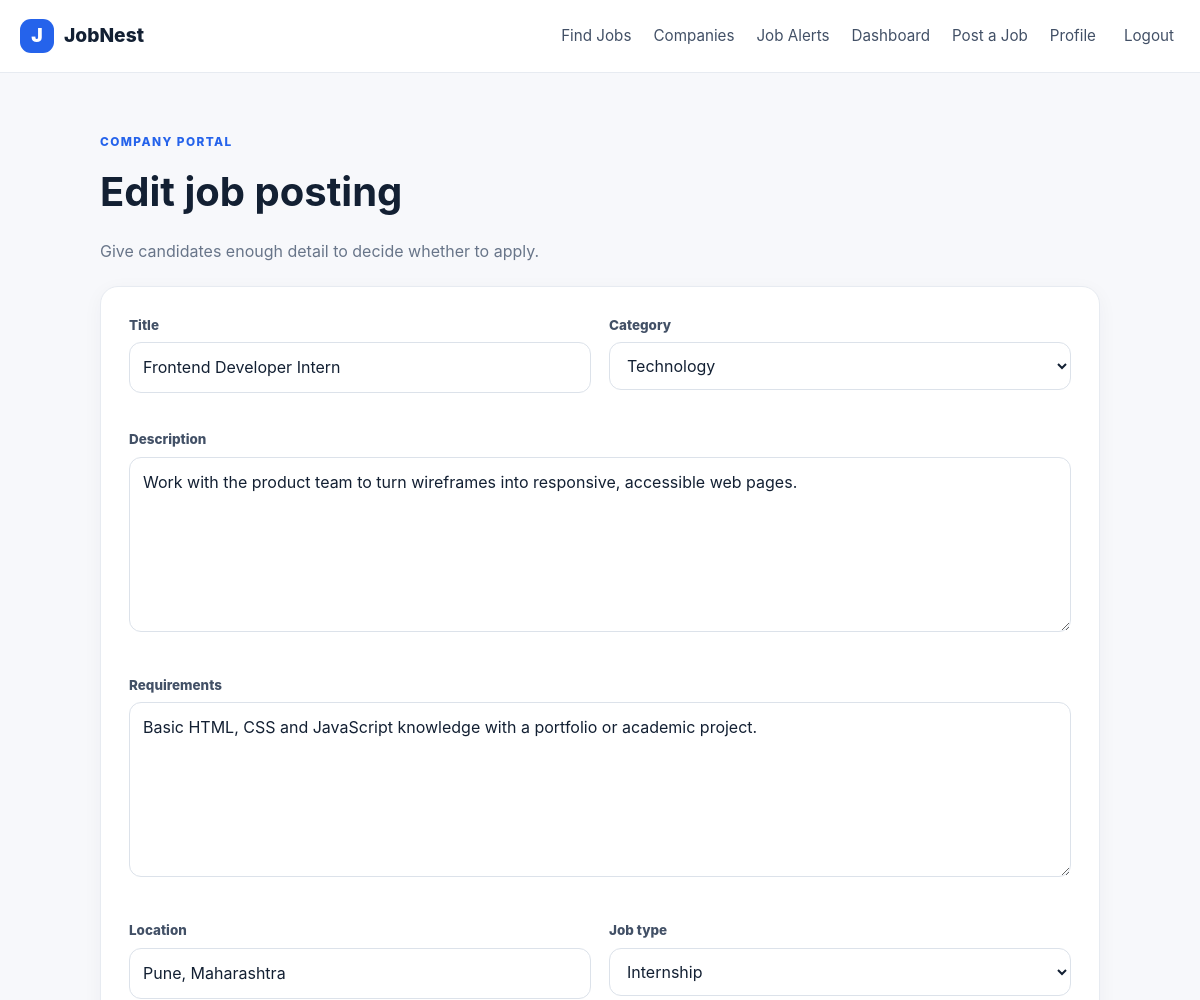
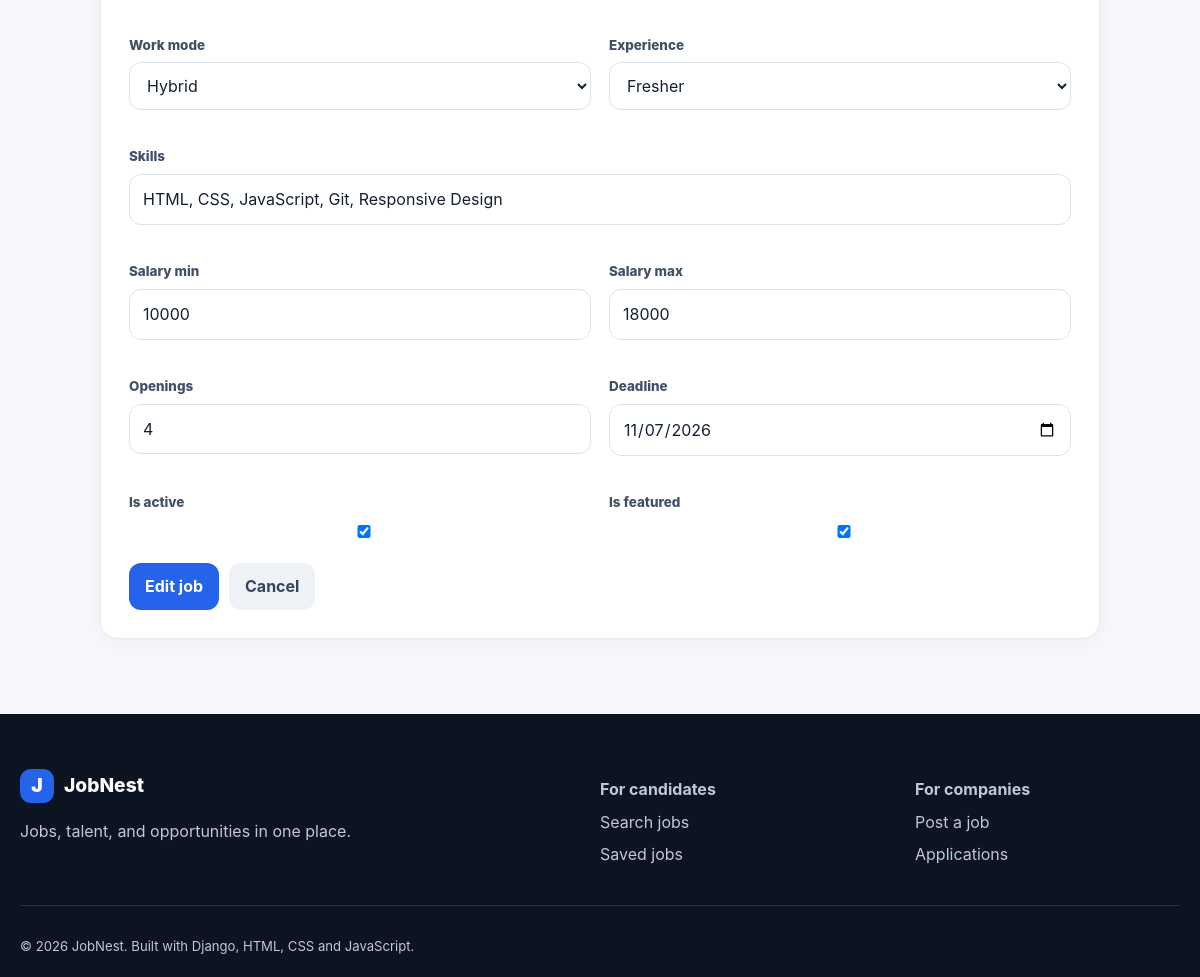
The page /company/jobs/2/edit/ (signed in) on the database its author committed (2 pictures, top to bottom).
### portal/models.py (models this page shows, shortened)
class Job(models.Model):
    CATEGORY_CHOICES = [
        ('technology', 'Technology'),
        ('design', 'Design'),
        ('data', 'Data & Analytics'),
        ('marketing', 'Marketing'),
        ('sales', 'Sales'),
        ('content', 'Content & Writing'),
        ('it_support', 'IT Support'),
        ('operations', 'Operations'),
        ('management', 'Management'),
        ('human_resources', 'Human Resources'),
        ('customer_service', 'Customer Service'),
    ]
    JOB_TYPE_CHOICES = [
        ('full_time', 'Full Time'),
        ('part_time', 'Part Time'),
        ('internship', 'Internship'),
        ('contract', 'Contract'),
        ('freelance', 'Freelance'),
    ]
    WORK_MODE_CHOICES = [('on_site', 'On-site'), ('hybrid', 'Hybrid'), ('remote', 'Remote')]
    EXPERIENCE_CHOICES = [
        ('fresher', 'Fresher'),
        ('0_1', '0–1 years'),
        ('1_3', '1–3 years'),
        ('3_5', '3–5 years'),
        ('5_plus', '5+ years'),
    ]
    company = models.ForeignKey(User, on_delete=models.CASCADE, related_name='jobs')
    title = models.CharField(max_length=180)
    category = models.CharField(max_length=30, choices=CATEGORY_CHOICES, default='technology')
    description = models.TextField()
    requirements = models.TextField()
    location = models.CharField(max_length=160)
    job_type = models.CharField(max_length=20, choices=JOB_TYPE_CHOICES, default='full_time')
    work_mode = models.CharField(max_length=20, choices=WORK_MODE_CHOICES, default='on_site')
    experience = models.CharField(max_length=20, choices=EXPERIENCE_CHOICES, default='fresher')
    skills = models.CharField(max_length=500, help_text='Comma-separated skills')
    salary_min = models.PositiveIntegerField(default=0, validators=[MinValueValidator(0)])
    salary_max = models.PositiveIntegerField(default=0, validators=[MinValueValidator(0)])
    openings = models.PositiveIntegerField(default=1)
    deadline = models.DateField(blank=True, null=True)
    is_active = models.BooleanField(default=True)
    is_featured = models.BooleanField(default=False)
    created_at = models.DateTimeField(auto_now_add=True)
    updated_at = models.DateTimeField(auto_now=True)
    class Meta:
        ordering = ['-created_at']
        indexes = [
            models.Index(fields=['title']),
            models.Index(fields=['location']),
            models.Index(fields=['job_type']),
            models.Index(fields=['category']),
            models.Index(fields=['work_mode']),
            models.Index(fields=['created_at']),
        ]

### portal/views.py (the view)
# urls.py: path('company/jobs/<int:job_id>/edit/', views.edit_job, name='edit_job'),
@login_required
def edit_job(request, job_id):
    profile = get_profile(request.user)
    if profile.role != 'company':
        return redirect('portal:dashboard')
    job = get_object_or_404(Job, pk=job_id, company=request.user)
    form = JobForm(request.POST or None, instance=job)
    if request.method == 'POST' and form.is_valid():
        form.save()
        messages.success(request, 'Job updated successfully.')
        return redirect('portal:dashboard')
    return render(request, 'portal/job_form.html', {'form': form, 'mode': 'Edit', 'job': job, 'profile': profile})

### portal/forms.py (shortened to what this page needs)
class JobForm(forms.ModelForm):
    class Meta:
        model = Job
        fields = [
            'title', 'category', 'description', 'requirements', 'location', 'job_type',
            'work_mode', 'experience', 'skills', 'salary_min', 'salary_max',
            'openings', 'deadline', 'is_active', 'is_featured'
        ]
        widgets = {
            'description': forms.Textarea(attrs={'rows': 6}),
            'requirements': forms.Textarea(attrs={'rows': 6}),
            'deadline': forms.DateInput(attrs={'type': 'date'}),
        }

### portal/views.py (called while the page is built)
def get_profile(user):
    profile, _ = Profile.objects.get_or_create(user=user)
    return profile

### templates/portal/job_form.html (shortened to what this page needs)
{% extends 'base.html' %}
{% block content %}
<section class="container form-page wide"><div class="form-header"><span class="eyebrow">Company portal</span><h1>{{ mode }} job posting</h1><p>Give candidates enough detail to decide whether to apply.</p></div><form method="post" class="form-card job-form">{% csrf_token %}{{ form.non_field_errors }}<div class="two-col">{% for field in form %}<div class="field {% if field.name in 'description requirements skills' %}span-2{% endif %}"><label for="{{ field.id_for_label }}">{{ field.label }}</label>{{ field }}{% for error in field.errors %}<div class="error">{{ error }}</div>{% endfor %}</div>{% endfor %}</div><div class="form-actions"><button class="button" type="submit">{{ mode }} job</button><a class="button secondary" href="{% url 'portal:dashboard' %}">Cancel</a></div></form></section>
{% endblock %}

### static/css/style.css (style rules this page uses)
:root { --ink:#132033;--muted:#687589;--line:#e7ebf1;--surface:#fff;--bg:#f7f8fb;--primary:#2563eb;--primary-dark:#1749b3;--soft:#edf4ff;--success:#15803d;--danger:#b91c1c;--shadow:0 12px 35px rgba(24,40,72,.08);--radius:18px }
* { box-sizing:border-box }
html { scroll-behavior:smooth }
body { margin:0;font-family:Inter,ui-sans-serif,system-ui,-apple-system,"Segoe UI",sans-serif;color:var(--ink);background:var(--bg);line-height:1.55 }
a { color:inherit;text-decoration:none }
button,input,select,textarea { font:inherit }
.container { width:min(1180px,calc(100% - 40px));margin:0 auto }
.nav-cta,.button { background:var(--primary);color:#fff;border:0;border-radius:12px;padding:11px 16px;font-weight:700;cursor:pointer;display:inline-flex;align-items:center;justify-content:center;gap:6px }
.eyebrow { text-transform:uppercase;letter-spacing:.12em;font-size:.74rem;color:var(--primary);font-weight:800 }
.hero-search input,.filter-card input,.filter-card select,.filter-bar select,.field input,.field select,.field textarea { width:100%;border:1px solid #dce2ea;border-radius:11px;padding:12px 13px;background:#fff;color:var(--ink);outline:none }
.job-card,.result-card,.panel,.form-card,.auth-card,.detail-panel,.apply-card,.application-card,.stat-card,.filter-card { background:var(--surface);border:1px solid var(--line);border-radius:var(--radius);box-shadow:0 5px 20px rgba(24,40,72,.045) }
.secondary { background:#eef2f6;color:#34445a }
.field label { display:block;font-weight:700;font-size:.8rem;margin:0 0 7px;color:#425066 }
.field input,.field select,.field textarea { border:1px solid #dce2ea;border-radius:12px;padding:12px 13px;background:#fff;width:100% }
.form-page { padding:55px 0 75px }
.form-page.wide { max-width:1000px }
.form-header { margin-bottom:22px }
.form-header h1 { font-size:2.5rem;margin:8px 0 }
.form-header p { color:var(--muted) }
.form-card { padding:28px }
.two-col { display:grid;grid-template-columns:1fr 1fr;gap:18px }
.field { margin-bottom:18px }
.field label { display:block;font-size:.84rem;font-weight:800;margin-bottom:7px }
.field textarea { resize:vertical }
.span-2 { grid-column:span 2 }
.form-actions { display:flex;gap:10px }

### rows shown on the page
Job: form "Frontend Developer Intern" "Technology" "Work with the product team to turn wireframes into responsive, accessible web pages." "Basic HTML, CSS and JavaScript knowledge with a portfolio or academic project." "Pune, Maharashtra" "Internship" "Hybrid" "Fresher" "HTML, CSS, JavaScript, Git, Responsive Design" "10000" "18000" "4" "11/07/2026" "☑" "☑"

### other values the page prints
{{ mode }} "Edit"
{{ field.label }} "Title" "Category" "Description" "Requirements" "Location" "Job type" "Work mode" "Experience" "Skills" "Salary min" "Salary max" "Openings" "Deadline" "Is active" "Is featured"
